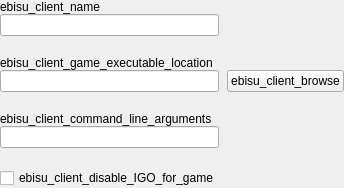
<?xml version="1.0" encoding="UTF-8"?>
<ui version="4.0">
 <class>ModifyNonOriginGameProperties</class>
 <widget class="QWidget" name="ModifyNonOriginGameProperties">
  <layout class="QGridLayout" name="gridLayout">
   <property name="horizontalSpacing">
    <number>8</number>
   </property>
   <item row="0" column="0">
    <widget class="Origin::UIToolkit::OriginLabel" name="lblDisplayName">
     <property name="text">
      <string>ebisu_client_name</string>
     </property>
    </widget>
   </item>
   <item row="1" column="0">
    <widget class="Origin::UIToolkit::OriginSingleLineEdit" name="displayName">
     <property name="maxLength">
      <number>52</number>
     </property>
    </widget>
   </item>
   <item row="2" column="0">
    <spacer name="verticalSpacer">
     <property name="orientation">
      <enum>Qt::Vertical</enum>
     </property>
     <property name="sizeType">
      <enum>QSizePolicy::Fixed</enum>
     </property>
     <property name="sizeHint" stdset="0">
      <size>
       <width>20</width>
       <height>20</height>
      </size>
     </property>
    </spacer>
   </item>
   <item row="3" column="0">
    <widget class="Origin::UIToolkit::OriginLabel" name="lblExeLocation">
     <property name="text">
      <string>ebisu_client_game_executable_location</string>
     </property>
    </widget>
   </item>
   <item row="4" column="0">
    <widget class="Origin::UIToolkit::OriginSingleLineEdit" name="executableLocation"/>
   </item>
   <item row="4" column="1">
    <widget class="Origin::UIToolkit::OriginPushButton" name="btnBrowse">
     <property name="sizePolicy">
      <sizepolicy hsizetype="Fixed" vsizetype="Preferred">
       <horstretch>0</horstretch>
       <verstretch>0</verstretch>
      </sizepolicy>
     </property>
     <property name="text">
      <string>ebisu_client_browse</string>
     </property>
    </widget>
   </item>
   <item row="5" column="0">
    <spacer name="verticalSpacer_2">
     <property name="orientation">
      <enum>Qt::Vertical</enum>
     </property>
     <property name="sizeType">
      <enum>QSizePolicy::Fixed</enum>
     </property>
     <property name="sizeHint" stdset="0">
      <size>
       <width>20</width>
       <height>20</height>
      </size>
     </property>
    </spacer>
   </item>
   <item row="6" column="0">
    <widget class="Origin::UIToolkit::OriginLabel" name="lblExeParams">
     <property name="text">
      <string>ebisu_client_command_line_arguments</string>
     </property>
    </widget>
   </item>
   <item row="7" column="0">
    <widget class="Origin::UIToolkit::OriginSingleLineEdit" name="exeParams"/>
   </item>
   <item row="8" column="0">
    <spacer name="verticalSpacer_3">
     <property name="orientation">
      <enum>Qt::Vertical</enum>
     </property>
     <property name="sizeType">
      <enum>QSizePolicy::Fixed</enum>
     </property>
     <property name="sizeHint" stdset="0">
      <size>
       <width>20</width>
       <height>20</height>
      </size>
     </property>
    </spacer>
   </item>
   <item row="9" column="0">
    <widget class="Origin::UIToolkit::OriginCheckButton" name="chkDisableOIG">
     <property name="text">
      <string>ebisu_client_disable_IGO_for_game</string>
     </property>
    </widget>
   </item>
  </layout>
 </widget>
 <layoutdefault spacing="0" margin="0"/>
 <customwidgets>
  <customwidget>
   <class>Origin::UIToolkit::OriginPushButton</class>
   <extends>QPushButton</extends>
   <header>originpushbutton.h</header>
  </customwidget>
  <customwidget>
   <class>Origin::UIToolkit::OriginCheckButton</class>
   <extends>QCheckBox</extends>
   <header>origincheckbutton.h</header>
  </customwidget>
  <customwidget>
   <class>Origin::UIToolkit::OriginLabel</class>
   <extends>QLabel</extends>
   <header>originlabel.h</header>
  </customwidget>
  <customwidget>
   <class>Origin::UIToolkit::OriginSingleLineEdit</class>
   <extends>QLineEdit</extends>
   <header>originsinglelineedit.h</header>
  </customwidget>
 </customwidgets>
 <resources/>
 <connections/>
</ui>
